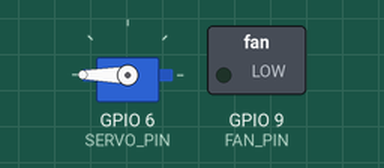
This sketch was run on a simulated ESP32-S3. Parts: servo, switched loads named in the sketch (green lamp = pin HIGH). What the sketch prints to the serial monitor is not drawn.

Above: at 0.05 s.
At 19.05 s:
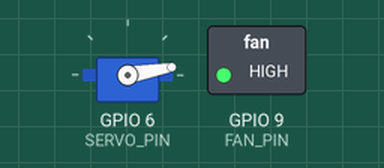
At 20.95 s:
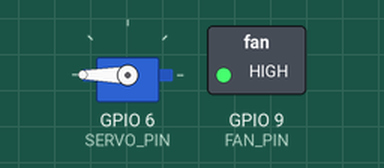
Timing chart, 0 to 37.7 s (numbered marks = the images above):
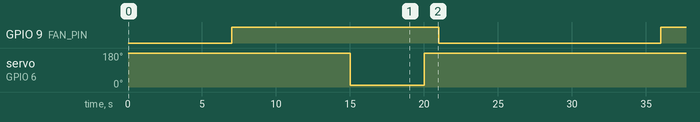

Measured:
- by itself, GPIO 9 (FAN_PIN): alternates HIGH for 14.0 s and LOW for 15.0 s
- by itself, servo on GPIO 6 (SERVO_PIN): alternates 180° for 24.0 s and 10° for 5.0 s

The sketch:

sketch_nov19a.ino
```cpp
#include <Servo.h>

// ---------- PIN DEFINITIONS ----------
const int TEMP_PIN = A0;
const int FAN_PIN = 9;
const int SERVO_PIN = 6;

// ---------- FAN / SERVO SETTINGS ----------
const float TEMP_FAN_ON   = 28.0;
const float TEMP_WINDOW_ON = 32.0;
const float TEMP_RESET     = 26.0;

const int WINDOW_CLOSED = 300;
const int WINDOW_OPEN   = 10;

Servo ventServo;

// ---------- FSM STATES ----------
enum SystemState {
  IDLE,       // everything off
  COOLING,    // fan only
  VENTING     // fan + window
};

SystemState currentState = IDLE;

// ---------- SETUP ----------
void setup() {
  Serial.begin(9600);
  pinMode(FAN_PIN, OUTPUT);
  ventServo.attach(SERVO_PIN);
  ventServo.write(WINDOW_CLOSED);
}

// ---------- MAIN LOOP ----------
void loop() {
  float tempC;

  // ---------- SIMULATION (REMOVE WHEN REAL SENSOR CONNECTED) ----------
  static float sim = 25;
  tempC = sim;
  sim += 0.5;
  if(sim > 34) sim = 20;

  Serial.print("Temp: ");
  Serial.println(tempC);

  switch(currentState) {

    case IDLE:
      digitalWrite(FAN_PIN, LOW);
      ventServo.write(WINDOW_CLOSED);
      if(tempC >= TEMP_FAN_ON) {
        currentState = COOLING;
        Serial.println("Transition: IDLE → COOLING");
      }
      break;

    case COOLING:
      digitalWrite(FAN_PIN, HIGH);
      ventServo.write(WINDOW_CLOSED);
      if(tempC >= TEMP_WINDOW_ON) {
        currentState = VENTING;
        Serial.println("Transition: COOLING → VENTING");
      }
      if(tempC <= TEMP_RESET) {
        currentState = IDLE;
        Serial.println("Transition: COOLING → IDLE");
      }
      break;

    case VENTING:
      digitalWrite(FAN_PIN, HIGH);
      ventServo.write(WINDOW_OPEN);
      if(tempC <= TEMP_FAN_ON) {
        currentState = COOLING;
        Serial.println("Transition: VENTING → COOLING");
      }
      break;
  }

  delay(1000);
}
```
